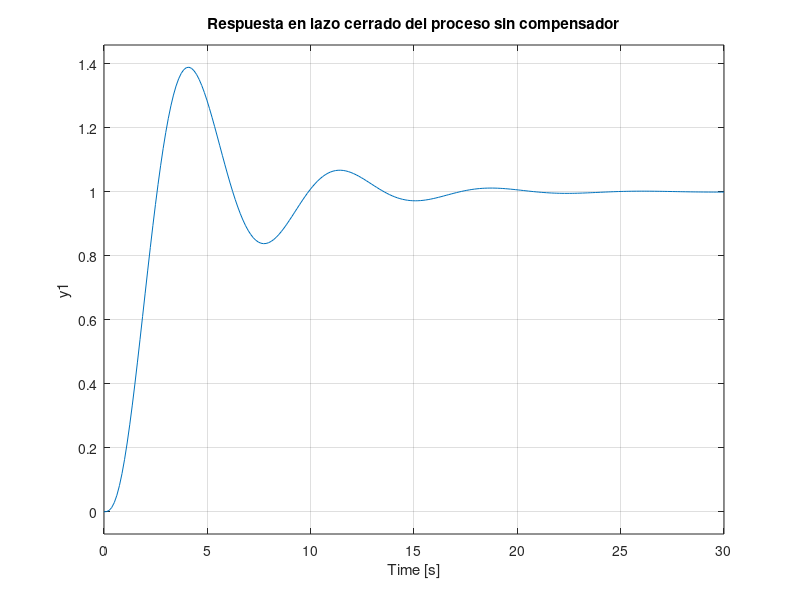
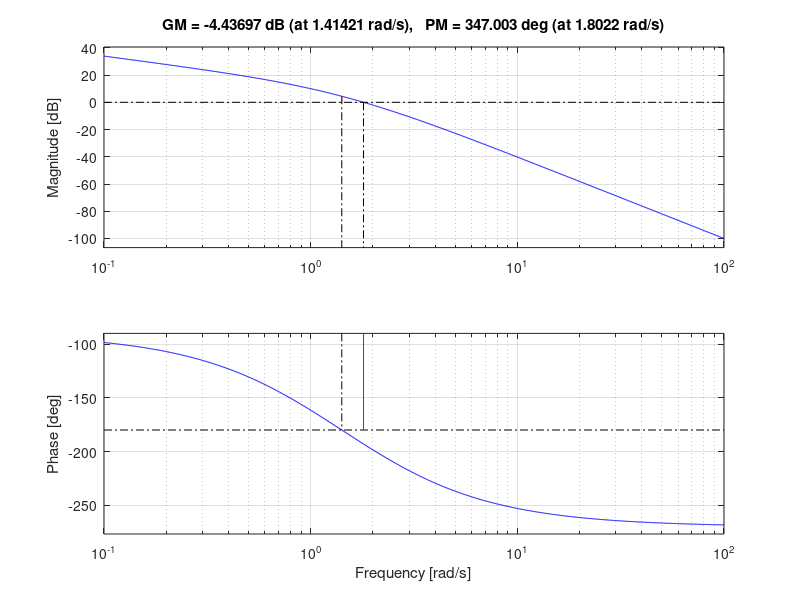
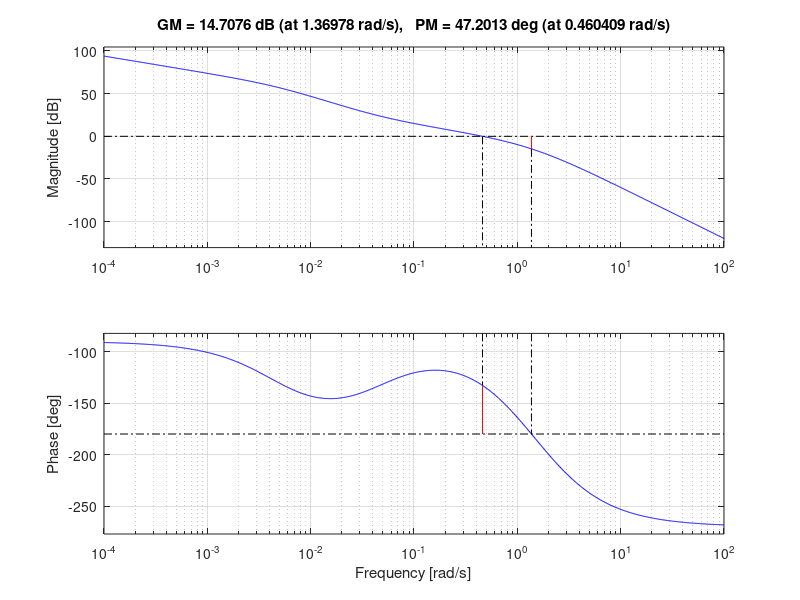
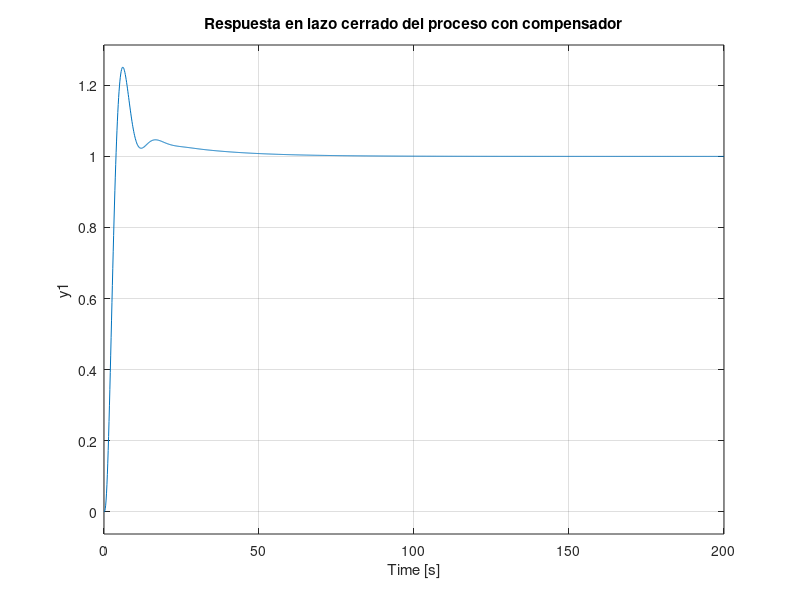

Here is the MATLAB script that generated these plots, in order:
clc
clear
close all


%------proceso
den=conv([1 0],[1 1]);
den= conv([0.5 1], den);
g=tf(1,den);
g_cl=feedback(g,1);
step(g_cl)
title('Respuesta en lazo cerrado del proceso sin compensador')


%---------encontrar el MF y MG de K*G(s)
K=5;
g1=5*g;
figure
margin(g1)

%-------se encuentra la nueva frecuencia de cruce de ganancia---
MFd=40;
MF= -180+MFd+12;
w=0.46;%0.56;%0.63;

%-------a partir de w se encuentra la ubicacion del cero y el polo--
%---G_c(s)=Kc*(s+z)/(s+p)---> z=1/T, p=-1/(BT) 
% selecionar un w una decada antes de la frecuencia de cruce de ganancia
w=w*0.1;
T=1/w;
z=1/T;
%calcular B---- -20log(B)=db necesarios para llevar la magniutd a 0 db en
%la nueva frecuencia de cruce de ganancia
%%-20log(B)=-16;
%%-20log(B)=-17;  sumando 5° al MF
%%-20log(B)=-19;  sumando 12° al MF
B=10^(19.7/20);
p=1/(T*B);
Kc=K/B;
gc=Kc*tf([1 z],[1 p]);

s_comp=gc*g;
figure
margin(s_comp)
s_comp_clo=feedback(s_comp,1);
figure
step(s_comp_clo)
title('Respuesta en lazo cerrado del proceso con compensador')


figure
step(s_comp_clo,'k')
hold on
step(g_cl,'b')
legend('compensado','no compensado')

figure
pzmap(s_comp_clo)



